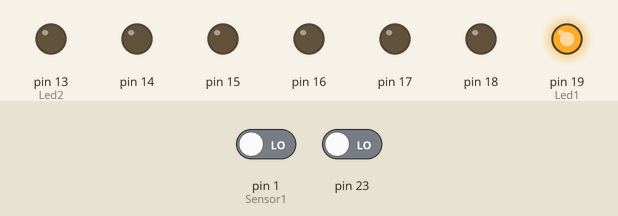
This sketch was run on a simulated Arduino Uno, built with avr-gcc and run on an emulated ATmega328P. Shown: output pins drawn as LEDs (lit = HIGH). Dashed ring = blinking. The test bench sets the inputs (shaded band); at power-on: pin 1 (Sensor1) LOW, pin 23 LOW.

Above: at 5.0 s.
5.1 s: pin 1 (Sensor1) driven HIGH
At 5.55 s:
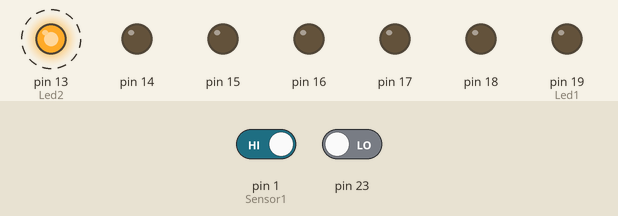
8.1 s: pin 23 driven HIGH
At 15.8 s:
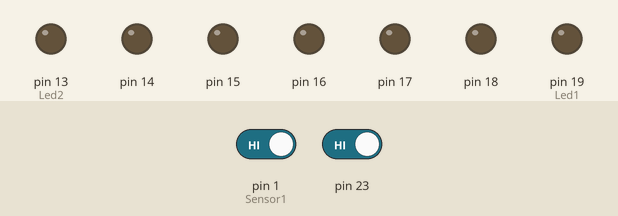
Timing chart, 0 to 17.1 s (numbered marks = the images above; inputs shaded):
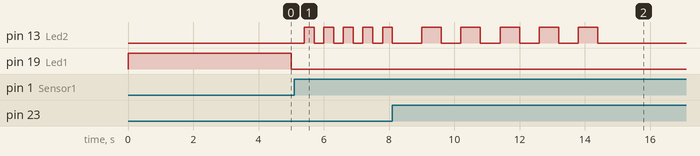

The sketch:

sketch_apr10a.ino
```cpp
#define Led1 PC5
#define Led2 PB5
#define Sensor1 PD1
#define Sensor2 PB7

unsigned char n = 10;
unsigned char i;

// Interrupção no port B -- PCINT7
ISR(PCINT0_vect){
  PORTC &= ~(1 << Led1);
  _delay_ms(600);

  for(i = 0; i < n; i++){
    PORTB ^= (1 << Led2);
    _delay_ms(600);
  }

}

// Interrupção no port D -- PCINT17
ISR(PCINT2_vect){
  PORTC &= ~(1 << Led1);
  _delay_ms(300);

  for(i = 0; i < n; i++){
    PORTB ^= (1 << Led2);
    _delay_ms(300);
  }
}

int main(){

  DDRC = 255;
  DDRD = 0;
  DDRB |= (1 << Led2);
  DDRB &= ~(1 << Sensor2);

  PORTB = 0;
  PORTC = 0;

  // Interrupção:

  PCICR |= (1 << PCIE0) | (1 << PCIE2);
  PCMSK0 |= (1 << PCINT7);
  PCMSK2 |= (1 << PCINT17);

  sei();

  while(1){

    PORTC ^= (1 << Led1);
    _delay_ms(5000);

  }
}
```

Measured:
- after the input at 5.1 s, pin 13 (Led2): alternates HIGH for 0.30 s and LOW for 0.30 s, starting after 0.30 s
- after the input at 8.1 s, pin 19 (Led1): stays LOW (without the input it goes to HIGH after 5.2 s)
